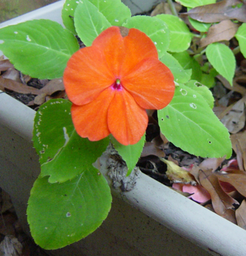
#> input picture testdata/1b.png, 246 x 256 px, shrunk from 375 x 390 before the run
$ python hw1-2.py
#> lines starting #> are read from the running program, lines starting #| are printed output that depends on the picture
import cv2
import numpy as np
from time import time as now
from threading import Thread
import sys

class bilateral_filter(object):
  def __init__(self):
    self.img = cv2.imread('testdata/1b.png')
#> self.img is the input picture: shape (256, 246, 3); mean B, G, R 73.8, 122, 118.7
    self.img = self.img/255.
    self.l = self.img.shape[0]
#> self.l = 256
    self.w = self.img.shape[1]
#> self.w = 246
    self.sigma_s = [1, 2, 3]
    self.sigma_r = [0.05, 0.1, 0.2]
    self.weight = [0.114, 0.587, 0.299]
    self.gray = np.array(self.weight[0] * self.img[:,:,0] + self.weight[1] * self.img[:,:,1] + self.weight[2] * self.img[:,:,2])
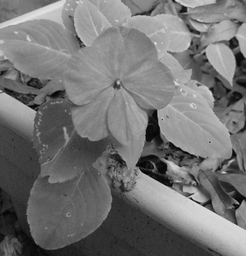
#> self.gray: shape (256, 246) float64; min 0, max 0.925, mean 0.453
    self.BGRborded = None #cv2.copyMakeBorder(self.img, r, r, r, r, cv2.BORDER_REFLECT_101)
    self.gborded = None #cv2.copyMakeBorder(self.gray, r, r, r, r, cv2.BORDER_REFLECT_101)
    self.BGRdst = np.copy(self.img) * 0
#> self.BGRdst: shape (256, 246, 3) float64; every value is 0
    self.gdst = np.copy(self.gray) * 0
#> self.gdst: shape (256, 246) float64; every value is 0
    self.f = None
    self.r = 0
    pass

  def grayconv(self, i, j, sig_r):
    r = self.r
    h_r = np.zeros((2*r + 1, 2*r + 1))
    tmp = np.zeros((2*r + 1, 2*r + 1))
    tmp += self.gborded[i-r:i+r+1, j-r:j+r+1] - self.gborded[i, j]

    h_r = np.exp(-(tmp**2) / (2 * sig_r**2))

    local_f = self.f[:,:,0] * h_r

    local_f = local_f / np.sum(local_f)

    self.gdst[i - r, j - r] = np.sum(self.gborded[i-r:i+r+1, j-r:j+r+1] * local_f)

  def BGRconv(self, i, j, sig_r):
    r = self.r
    h_r = np.zeros((2*r + 1, 2*r + 1, 3))
    BGRtmp = np.zeros((2*r + 1, 2*r + 1, 3))

    BGRtmp += self.BGRborded[i-r:i+r+1, j-r:j+r+1] - self.BGRborded[i, j]
    h_r = np.exp((-1 * np.sum(BGRtmp**2, axis=2)) / (2 * (sig_r**2)))

    local_f = np.multiply(self.f, h_r[:,:, np.newaxis])

    local_f = local_f / np.sum(local_f, axis=(0,1))


    self.BGRdst[i - r, j - r] = np.sum(self.BGRborded[i-r:i+r+1, j-r:j+r+1] * local_f, axis=(0,1))

  def BGRbilateralfilter(self):
    begin = now()
    for sig_s in self.sigma_s[2:]:
      for sig_r in self.sigma_r[2:]:
        # sig_s = 3
        r = self.r = (sig_s * 3)
        self.BGRborded = cv2.copyMakeBorder(self.img, r, r, r, r, cv2.BORDER_REFLECT_101)

        kernel_size = self.kernel_size = 2 * r + 1
        self.f = np.zeros((kernel_size, kernel_size, 3))
        for i in range(-r, r + 1):
          for j in range(-r, r + 1):
            self.f[i + r, j + r] = np.exp(-(i**2 + j**2) / (2 * sig_s**2))
        for i in range(r, r + self.l):
          for j in range(r, r + self.w):
            self.BGRconv(i, j, sig_r)
    print('use', now() - begin, 'sec')

  def graybilateralfilter(self):
    begin = now()
    for sig_s in self.sigma_s[2:]:
      for sig_r in self.sigma_r[2:]:
        # sig_s = 3
        r = self.r = (sig_s * 3)
        self.gborded = cv2.copyMakeBorder(self.gray, r, r, r, r, cv2.BORDER_REFLECT_101)

        kernel_size = self.kernel_size = 2 * r + 1
        self.f = np.zeros((kernel_size, kernel_size, 3))
        for i in range(-r, r + 1):
          for j in range(-r, r + 1):
            self.f[i + r, j + r] = np.exp(-(i**2 + j**2) / (2 * sig_s**2))
        for i in range(r, r + self.l):
          for j in range(r, r + self.w):
            self.grayconv(i, j, sig_r)
    print('use', now() - begin, 'sec')

  def BGRshow(self):
    cv2.imshow('BGR', self.BGRdst)
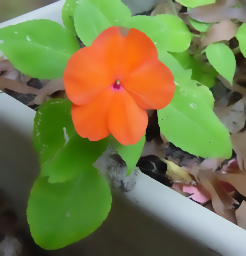
#> window 'BGR': shape (256, 246, 3) float64; mean B, G, R 0.289, 0.479, 0.465
    # print(self.BGRdst)

  def gshow(self):
    cv2.imshow('gray', self.gdst)

if __name__ == '__main__':
  img = bilateral_filter()
  img.BGRbilateralfilter()
  img.BGRshow()
#> (the run stopped early here; a loop or call above may not have finished)
